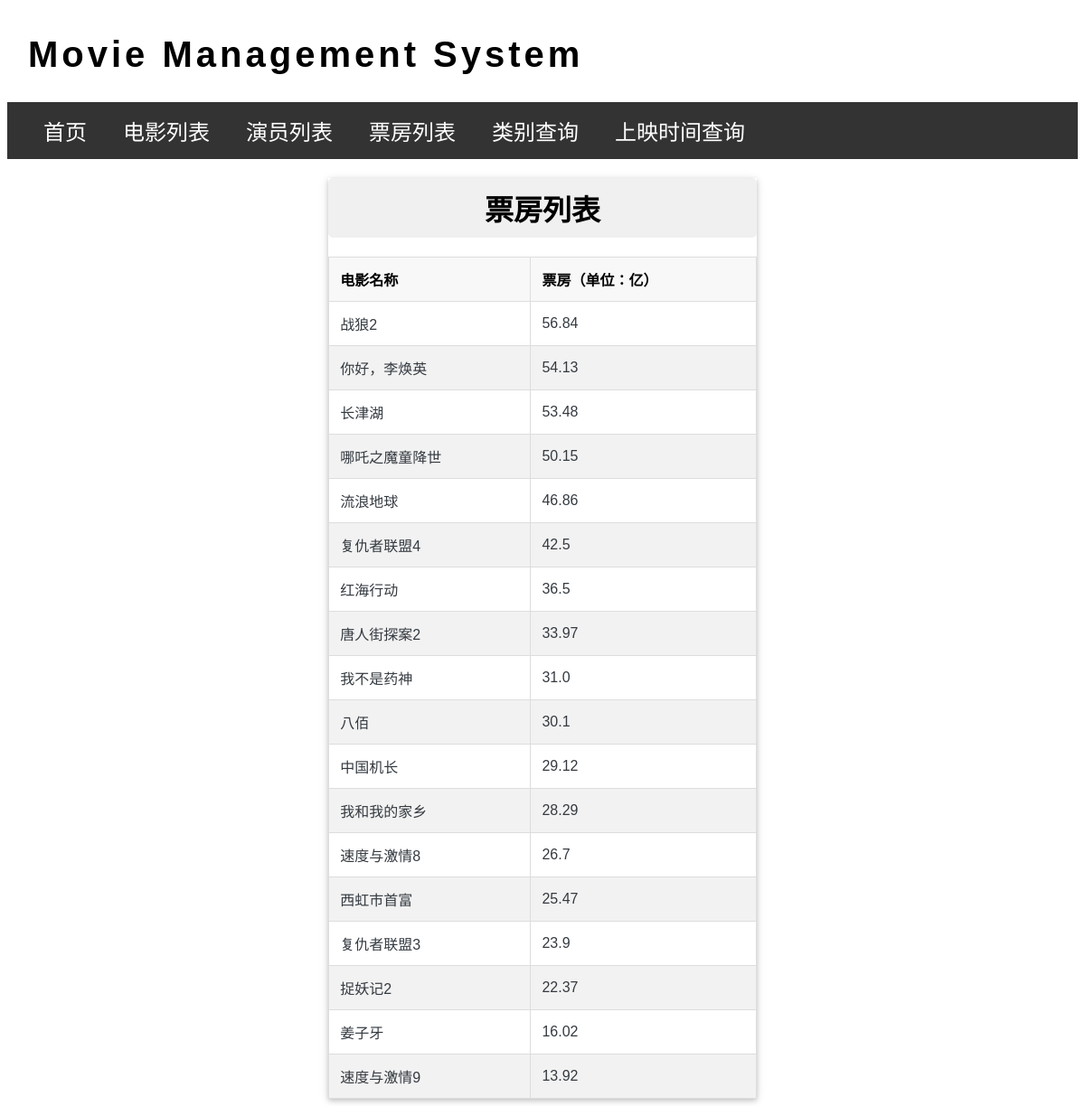
/box_office_list, run on the app's committed database.
### app.py (models this page shows)
class MovieInfo(db.Model):
    __tablename__ = 'movie_info'
    movie_id = db.Column(db.Integer, primary_key=True, autoincrement=True)
    movie_name = db.Column(db.String(255), nullable=False)
    release_date = db.Column(db.DateTime)
    country = db.Column(db.String(20))
    genre = db.Column(db.String(10))
    year = db.Column(db.Integer, nullable=False)
    director = db.Column(db.String(255))  # 导演
    box_office = db.relationship('MoveBox', backref='movie', uselist=False)

class MoveBox(db.Model):
    __tablename__ = 'move_box'
    movie_id = db.Column(db.Integer, db.ForeignKey('movie_info.movie_id'), primary_key=True)
    box = db.Column(db.Float)

### app.py (the view)
@app.route('/box_office_list')
def box_office_list():
    movies = MovieInfo.query.join(MoveBox, MovieInfo.movie_id == MoveBox.movie_id)\
                            .order_by(MoveBox.box.desc()).all()
    return render_template('box_office_list.html', movies=movies)

### templates/box_office_list.html
{% extends 'base.html' %}
{% block content %}
<div class="box-office-list">
    <h1 class="centered-title">票房列表</h1>
    <table>
        <thead>
            <tr>
                <th>电影名称</th>
                <th>票房（单位：亿）</th>
            </tr>
        </thead>
        <tbody>
            {% for movie in movies %}
            <tr>
                <td>{{ movie.movie_name }}</td>
                <td>{{ movie.box_office.box if movie.box_office else '无数据' }}</td>
            </tr>
            {% endfor %}
        </tbody>
    </table>
</div>
{% endblock %}

### static/style.css (style rules this page uses)
body { font-family: Helvetica, Arial, sans-serif; }
.centered-title { text-align: center; background-color: #f0f0f0; padding: 10px; border-radius: 5px; }
.box-office-list { list-style-type: none; padding: 0; margin: 0 auto; width: 40%; box-shadow: 0 2px 5px 0 rgba(0, 0, 0, 0.16), 0 2px 10px 0 rgba(0, 0, 0, 0.12); }
.box-office-list table { width: 100%; border-collapse: collapse; }
.box-office-list th, .box-office-list td { padding: 12px; border: 1px solid #ddd; text-align: left; }
.box-office-list th { background-color: #f8f8f8; }
.box-office-list tr:nth-child(even) { background-color: #f2f2f2; }
.box-office-list td { color: #343a40; }

### data on the page
MovieInfo: movie_name "战狼2", box_office "56.84"
MovieInfo: movie_name "你好，李焕英", box_office "54.13"
MovieInfo: movie_name "长津湖", box_office "53.48"
MovieInfo: movie_name "哪吒之魔童降世", box_office "50.15"
MovieInfo: movie_name "流浪地球", box_office "46.86"
MovieInfo: movie_name "复仇者联盟4", box_office "42.5"
MovieInfo: movie_name "红海行动", box_office "36.5"
MovieInfo: movie_name "唐人街探案2", box_office "33.97"
MovieInfo: movie_name "我不是药神", box_office "31.0"
MovieInfo: movie_name "八佰", box_office "30.1"
MovieInfo: movie_name "中国机长", box_office "29.12"
MovieInfo: movie_name "我和我的家乡", box_office "28.29"
MovieInfo: movie_name "速度与激情8", box_office "26.7"
MovieInfo: movie_name "西虹市首富", box_office "25.47"
MovieInfo: movie_name "复仇者联盟3", box_office "23.9"
MovieInfo: movie_name "捉妖记2", box_office "22.37"
MovieInfo: movie_name "姜子牙", box_office "16.02"
MovieInfo: movie_name "速度与激情9", box_office "13.92"
